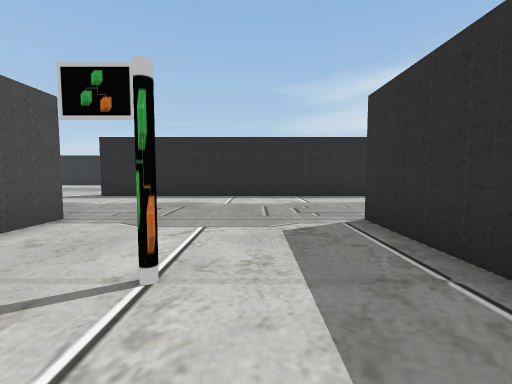
view 1 (above)

14 first-person views from a walk through a Unity game level. The camera is 1.5 m above the floor, tilts 4° down and sees 90° across. The floor is counted in squares, 2 m on a side. Each view is taken from the middle of a square. On the plan, view 1 faces up. The plan holds only what a view shows up to about 9 squares ahead; the rest is blank. The place goes on beyond the plan.

view 2
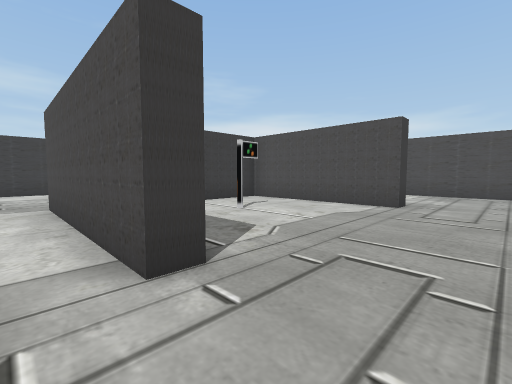

view 3
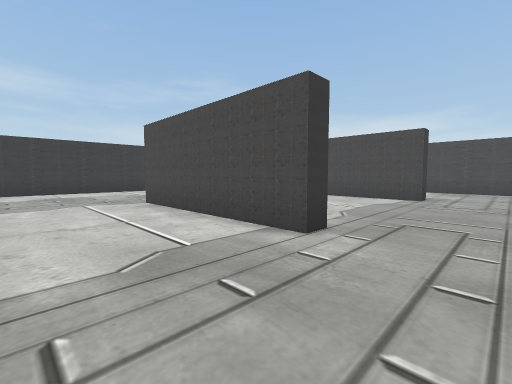

view 4
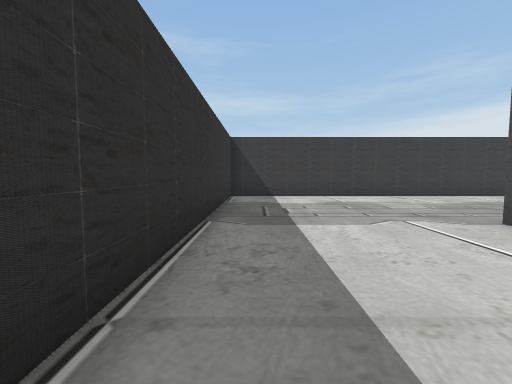

view 5
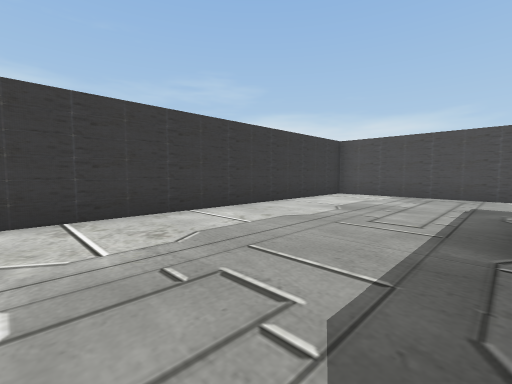

view 6
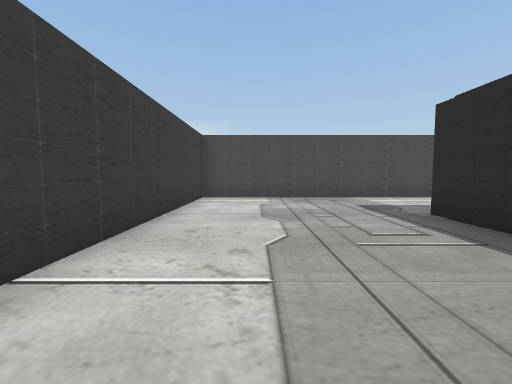

view 7
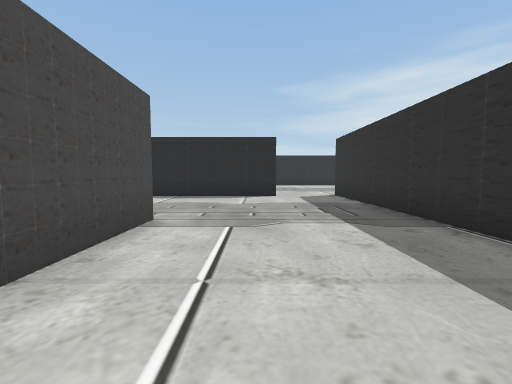

view 8
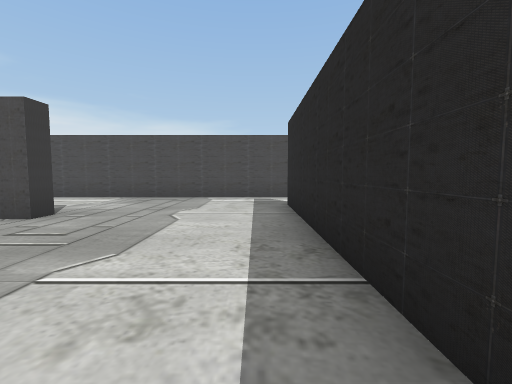

view 9
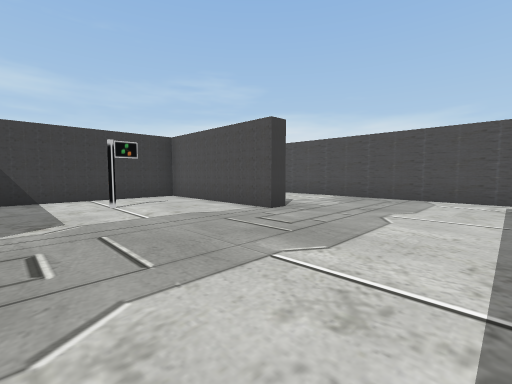

view 10
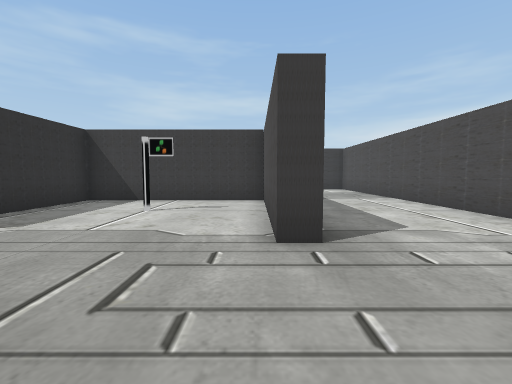

view 11
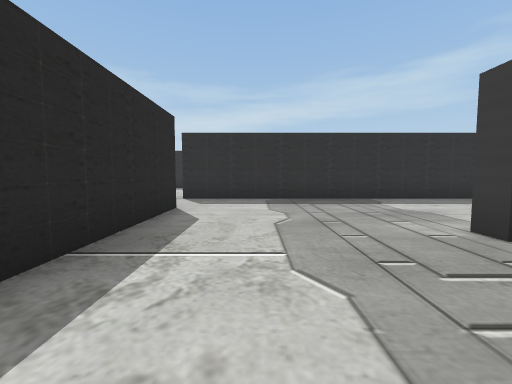

view 12
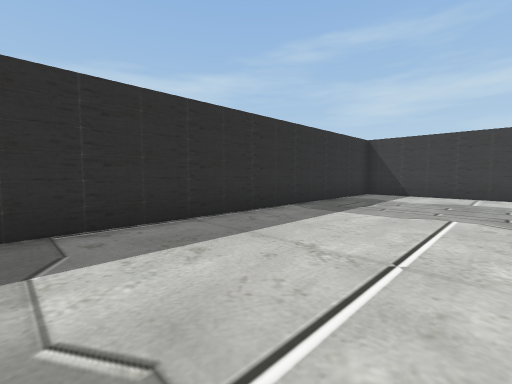

view 13
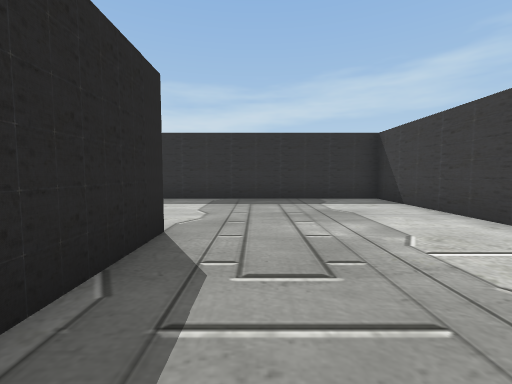

view 14
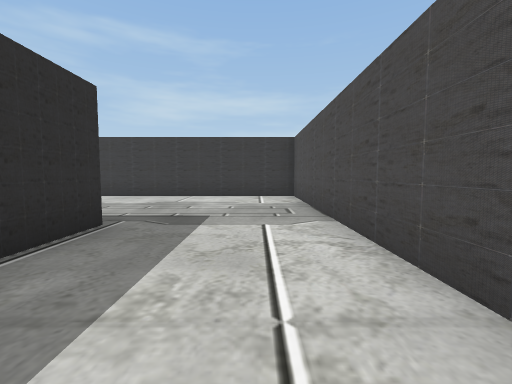

### Floor plan
Points are (right, up) in squares from view 1. A wall is a line through its corners. A room is listed if a view was taken in it or the views show most of it. See-through windows are left out.
Room 1 (views 1, 2, 3, 4, 5, 6, 7, 8, 9, 10, 11, 12, 13, 14)
walls: (-2.1, -0.8) (-3.7, -0.8) (-3.7, 0.9); (-3.8, 4.2) (-3.2, 4.2) (-3.2, -0.3) (1.8, -0.3) (1.8, 4.2) (2.3, 4.2) (2.3, -0.8) (0.1, -0.8); (4.8, 8.8) (-5.4, 8.8); (-7.3, 9.1) (-7.3, -5.7) (6.9, -5.7) (6.9, 9.2)
ways out: opening at (-6.5, 9); opening at (5.5, 9)
objects: other object (-1, 2)

Positions as (right, up) in squares from view 1, and headings:
1: (0, 0), facing up
2: (3, 6), facing down-left
3: (5, 6), facing down-left
4: (6, 3), facing down
5: (2, -1), facing down-left
6: (1, -4), facing left
7: (4, 0), facing up
8: (1, 8), facing left
9: (1, 8), facing down-left
10: (-3, 7), facing down
11: (-1, 7), facing right
12: (3, 4), facing down-right
13: (-1, -2), facing right
14: (-6, 3), facing down
